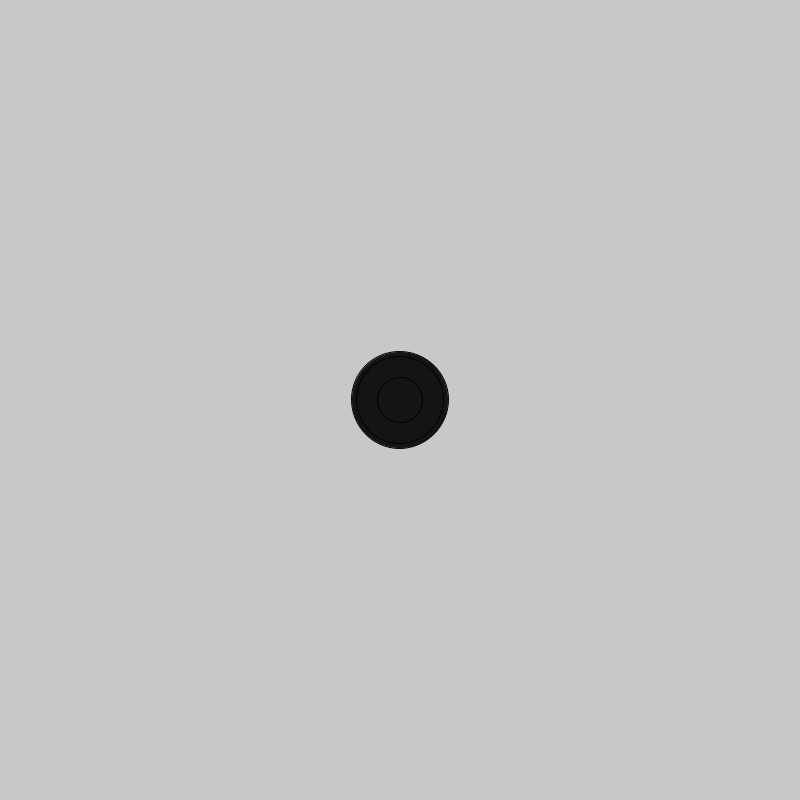
Frame 1 (no input)
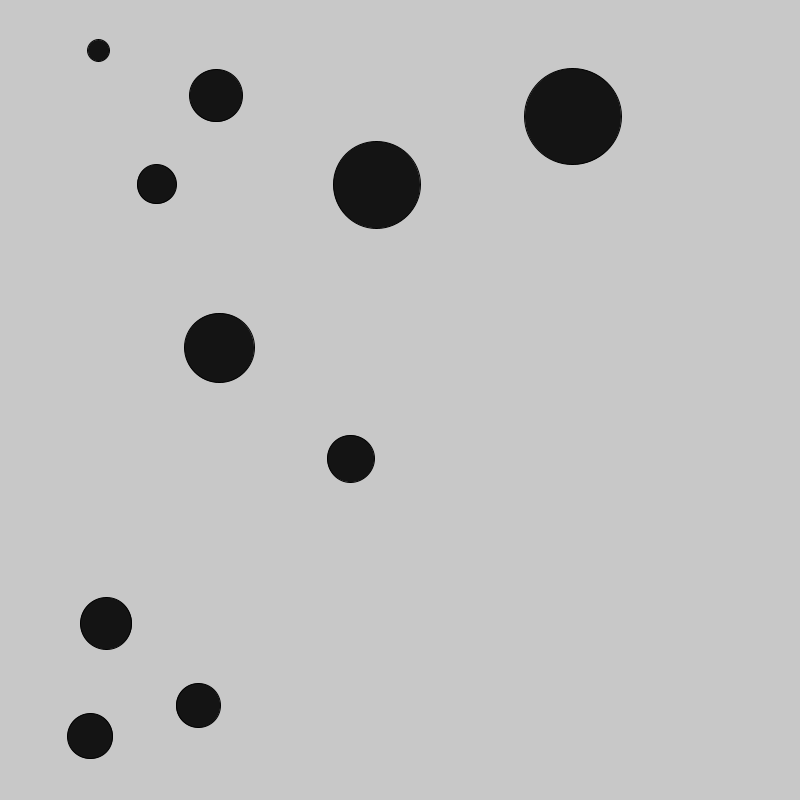
Frame 60 (the mouse pressed at the canvas centre just before this capture)
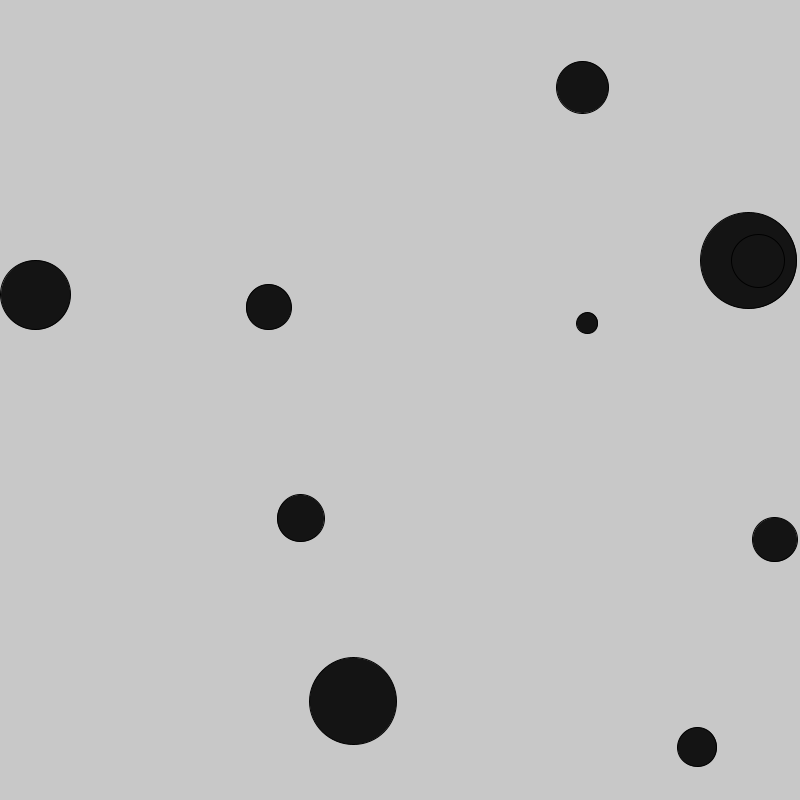
Frame 120 (the mouse held since frame 60 and released just before this capture)

The Processing sketch that drew these frames (run headless with seeded random() and noise(); from frame 60 on, the mouse is pressed at the canvas centre):

// Processing sketch: HW_week6_pt1
// ── HW_week6_pt1.pde
// bouncing ball array

// this sketch adapts the bouncing ball behavior to use arrays to create multiple balls. 
// there is an array for the x positions, y positions, x speed, and y speed.

// add an additional array to store different sizes of the balls. 
// make sure that the ellipse function call in draw() refers to these sizes so that each ball
//  displays its own size properly.


int num = 10;

float[] x = new float[num];
float[] y = new float[num];
float[] dx = new float[num];
float[] dy = new float[num];
float [] s = new float [num];

void setup() {
  size(800, 800);
  for (int i = 0; i < x.length; i++) {
    x[i] = width/2;
    y[i] = height/2;
    dx[i] = random(-10, 10);
    dy[i] = random(-10, 10);
    s[i] = random(20,100);
  }
}

void draw() {
  background(200);


  for (int i = 0; i < x.length; i++) {
    //float s = 50;

    fill(20);
    ellipse(x[i], y[i], s[i], s[i]);
    x[i] += dx[i];
    y[i] += dy[i];

    if (x[i] > width-s[i]/2 || x[i] < s[i]/2) {
      dx[i] = -dx[i];
    }
    if (y[i] > height-s[i]/2 || y[i] < s[i]/2) {
      dy[i] = -dy[i];
    }
  }
}
